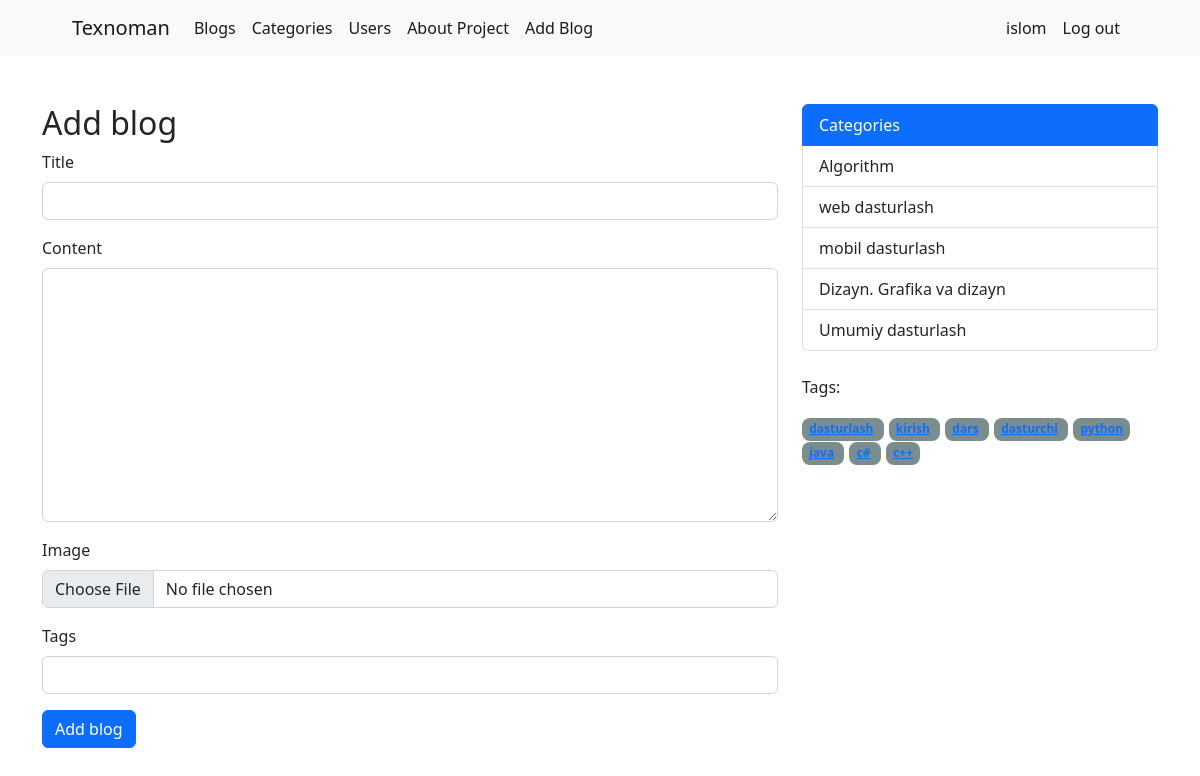
/add_blog (signed in), run on the app's committed database.
### App/models.py (models this page shows, shortened)
class Category(models.Model):
    name=models.CharField(max_length=50)
    slug=models.SlugField(max_length=100, unique=True)
    created_at=models.DateTimeField(auto_now_add=True)
    content=models.TextField()
    image= models.ImageField(upload_to='category/%Y/%m/%d')
    blog_count=models.IntegerField(default=0)
    user=models.ManyToManyField(User)

class Tag(models.Model):
    name=models.CharField(max_length=100)
    slug=models.SlugField(max_length=200, unique=True)

### App/views.py (the view, shortened to what this page needs)
# urls.py: path('add_blog', add_blog, name='add_blog'),
@login_required(login_url='login_page')
def add_blog(request):
    form=BlogForm()
    context={
        'form':form,
    }
    return render(request, 'add_blog.html', context)

### App/forms.py
class BlogForm(forms.ModelForm):
    tags=forms.CharField(max_length=300)
    class Meta:
        model=Blog
        fields=['title', 'content','image','category']

### App/context_processors.py (called while the page is built)
def categories(request):
    return {'categories': Category.objects.all()}

def tags(request):
    return {'tags': Tag.objects.all()}

### App/templates/add_blog.html (shortened to what this page needs)
{% extends 'base.html' %}
{% load widget_tweaks %}
{% block content %}
<h2>Add blog</h2>
<form method="post" enctype="multipart/form-data">
    <div class="mb-3">
        <label  class="form-label">Title</label>
        {% render_field form.title class="form-control" %}
    </div>
    <div class="mb-3">
        <label  class="form-label">Content</label>
        {% render_field form.content class="form-control" %}
    </div>
    <div class="mb-3">
        <label  class="form-label">Image</label>
        {% render_field form.image class="form-control" %}
    </div>
    <div class="mb-3">
        <label  class="form-label">Tags</label>
        {% render_field form.tags class="form-control" %}
    </div>
    <button type="submit" class="btn btn-primary">Add blog</button>
</form>
{% endblock %}

### App/templates/inc/_nav.html (shortened to what this page needs)
<nav class="navbar navbar-expand-lg bg-light">
  <div class="container-fluid">
    <a class="navbar-brand" href="{% url 'home' %}">Texnoman</a>
    <div class="collapse navbar-collapse" id="navbarSupportedContent">
      <ul class="navbar-nav me-auto mb-2 mb-lg-0">
        <li class="nav-item">
          <a class="nav-link active" aria-current="page" href="{% url 'home' %}">Blogs</a>
        </li>
        <li class="nav-item">
          <a class="nav-link active" aria-current="page" href="{% url 'category_list' %}">Categories</a>
        </li>
        <li class="nav-item">
          <a class="nav-link active" aria-current="page" href="{% url 'users' %}">Users</a>
        </li>
        <li class="nav-item">
          <a class="nav-link active" aria-current="page" href="#">About Project</a>
        </li>
        <li class="nav-item">
          <a class="nav-link active" aria-current="page" href="{% url 'add_blog' %}">Add Blog</a>
        </li>
        </ul>
        <ul class="navbar-nav justify-content-end">
          {% if user.is_authenticated %}
          <li class="nav-item">
            <a class="nav-link active" aria-current="page" href="{% url 'login_page' %}">{{user.username}}</a>
          </li>
          <li class="nav-item">
            <a class="nav-link active" aria-current="page" href="{% url 'login_page' %}">Log out</a>
          </li>
          {% endif %}
        </ul>
    </div>
  </div>
</nav>

### App/templates/inc/_sidebar.html
<div class="list-group">
  <a href="#" class="list-group-item list-group-item-action active" aria-current="true">
    Categories
  </a>
  {% for cat in categories %}
  <a href="{% url 'category_blog' cat.slug %}" class="list-group-item list-group-item-action">{{cat.name}}</a>
  {% endfor %}
</div>
<br>
<p>Tags:</p>
{% for tag in tags %}
<span class="sidebar_tags ">
  <a href="{% url 'tag_blog' tag.slug %}">{{tag.name}}</a>
</span>
{% endfor %}

### static/css/main.css (style rules this page uses)
.container-fluid { margin-left: 5%; margin-right: 5%; }
.navbar { margin-bottom: 4%; }
.sidebar_tags { margin-right: 5px; padding: 0.2em 0.6em 0.3em; background-color: #798d8f; font-weight: bold; color: #ffffff; border-radius: 8px; font-size: 75%; text-decoration: none; }

### data on the page
Category: name "Algorithm"
Category: name "web dasturlash"
Category: name "mobil dasturlash"
Category: name "Dizayn. Grafika va dizayn"
Category: name "Umumiy dasturlash"
Tag: name "dasturlash"
Tag: name "kirish"
Tag: name "dars"
Tag: name "dasturchi"
Tag: name "python"
Tag: name "java"
Tag: name "c#"
Tag: name "c++"

### other printed values
{{ user.username }} "islom"
